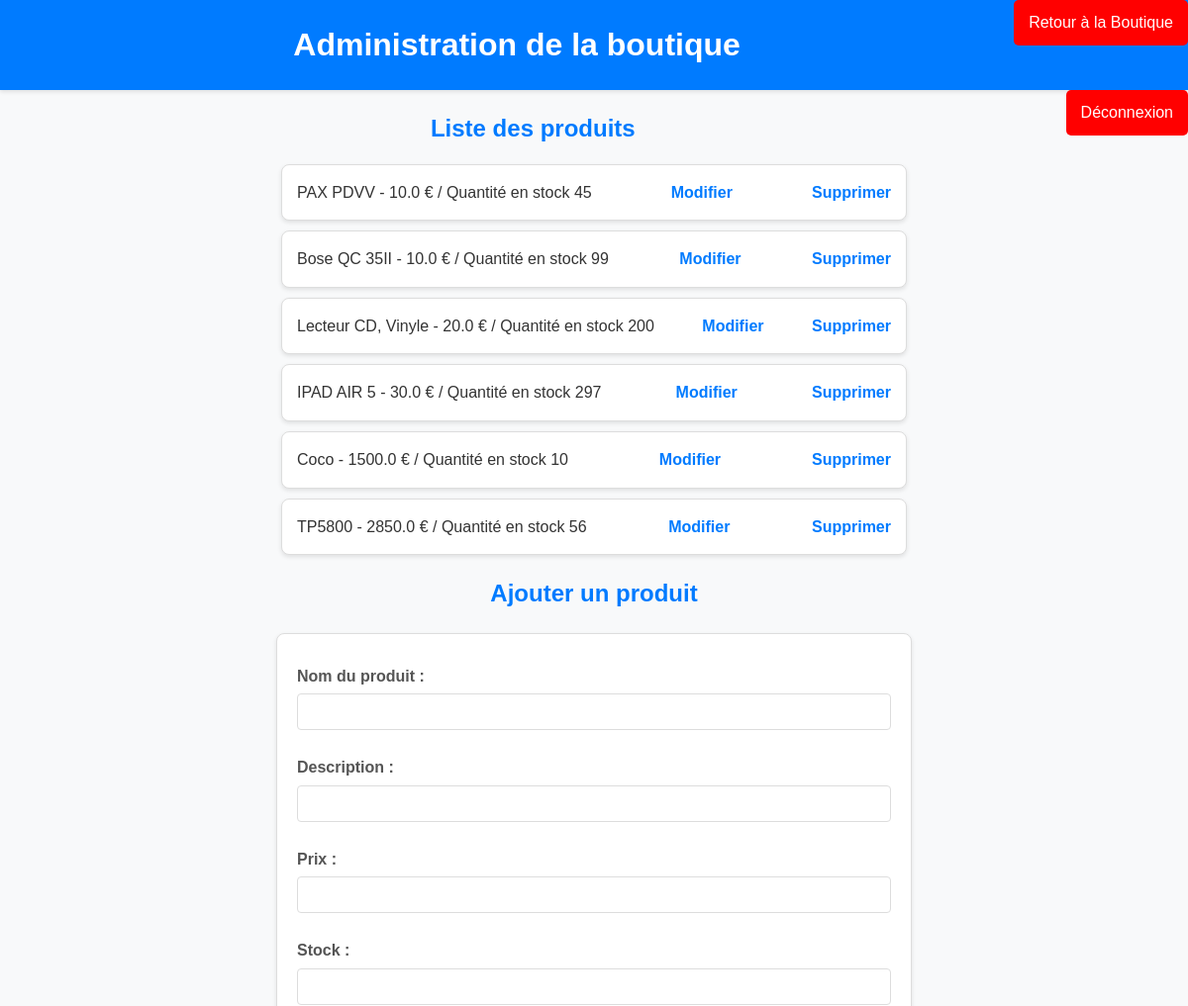
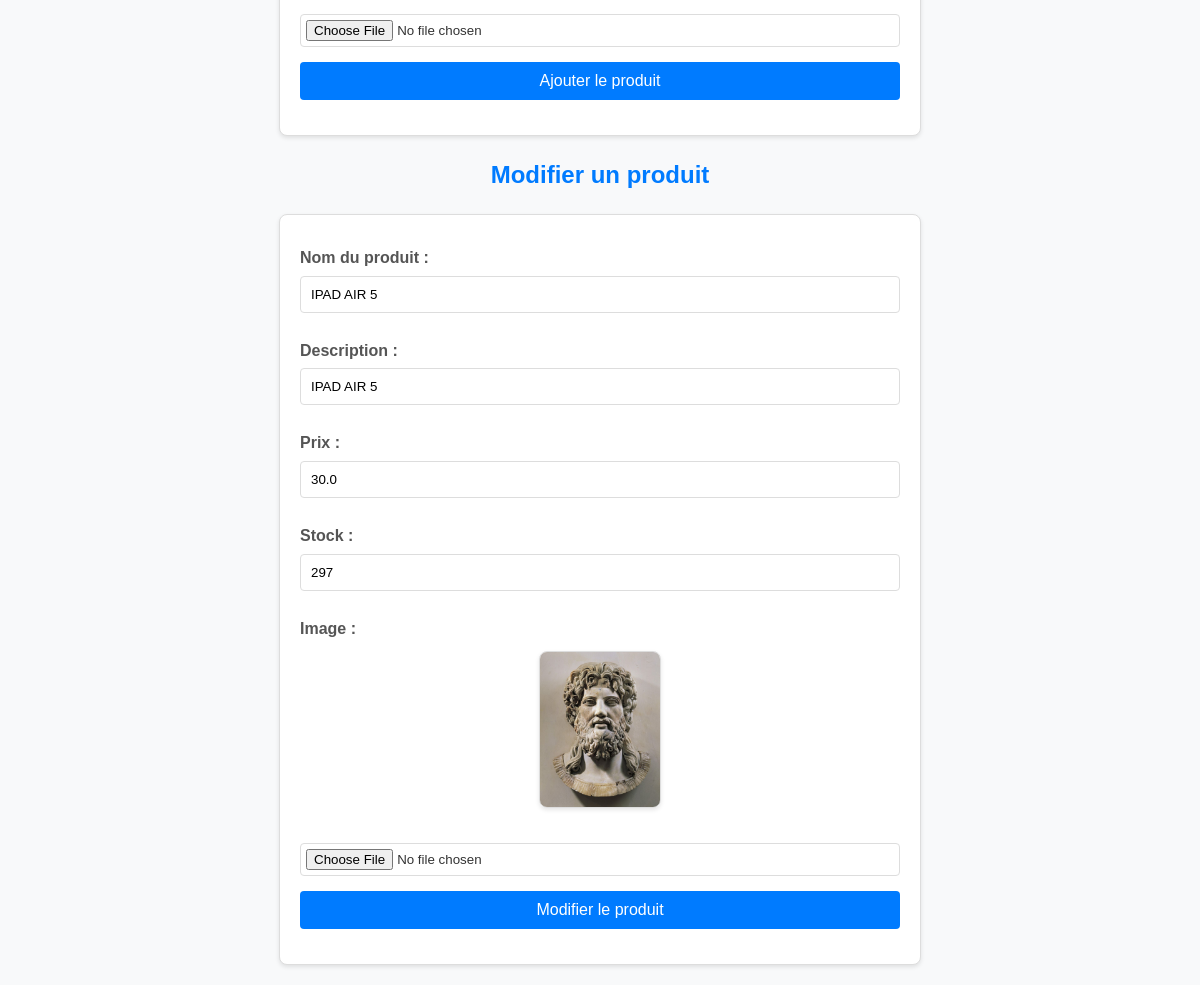
Screenshot of /modifier/4 (signed in) with the database file from the repository (2 pictures, top to bottom).
### app.py (models this page shows)
class Produit(db.Model):
    id = db.Column(db.Integer, primary_key=True)
    nom = db.Column(db.String(100), nullable=False)
    description = db.Column(db.String(200), nullable=True)
    prix = db.Column(db.Float, nullable=False)
    stock = db.Column(db.Integer, nullable=False)
    image_url = db.Column(db.String(255), nullable=True)

### app.py (the view, shortened to what this page needs)
@app.route('/modifier/<int:id>', methods=['GET', 'POST'])
@login_required
def modifier_produit(id):
    produit = Produit.query.get_or_404(id)
    produits = Produit.query.all()
    return render_template('admin.html', produits=produits, produit_modifie=produit)

### app.py (called while the page is built)
def login_required(f):
    @wraps(f)
    def decorated_function(*args, **kwargs):
        if 'utilisateur_id' not in session:
            flash("Vous devez être connecté pour accéder à cette page.", "danger")
            return redirect(url_for('login'))
        return f(*args, **kwargs)
    return decorated_function

### templates/admin.html (shortened to what this page needs)
<!DOCTYPE html>
<html lang="fr">
<head>
    <link rel="stylesheet" href="{{ url_for('static', filename='css/styleAdmin.css') }}">
</head>
<body>
    <header>
        <div>
        <a href="{{ url_for('index') }}" class="btn-home" style="float: right; background-color: red; color: white; padding: 10px 15px; text-decoration: none; border-radius: 5px;">
            Retour à la Boutique
        </a>
        <h1>Administration de la boutique</h1>
        <a href="{{ url_for('logout') }}" class="btn-deconnexion" style="float: right; background-color: red; color: white; padding: 10px 15px; text-decoration: none; border-radius: 5px;">
            Déconnexion
        </a>
        </div>
    </header>
    <h2>Liste des produits</h2>
    <ul>
        {% for produit in produits %}
            <li>
                {{ produit.nom }} - {{ produit.prix }} €  / Quantité en stock {{ produit.stock }}
                <a href="{{ url_for('modifier_produit', id=produit.id) }}">Modifier</a>
                <a href="{{ url_for('supprimer_produit', id=produit.id) }}">Supprimer</a>
            </li>
        {% endfor %}
    </ul>
    <h2>Ajouter un produit</h2>
    <form method="POST" action="/ajouter" enctype="multipart/form-data">
        <label for="nom">Nom du produit :</label>
        <input type="text" id="nom" name="nom" required><br>
        <label for="description">Description :</label>
        <input type="text" id="description" name="description"><br>
        <label for="prix">Prix :</label>
        <input type="number" step="0.01" id="prix" name="prix" required><br>
        <label for="stock">Stock :</label>
        <input type="number" id="stock" name="stock" required><br>
        <input type="file" name="image">
        <button type="submit">Ajouter le produit</button>
    </form>
    <h2>Modifier un produit</h2>
    {% if produit_modifie %}
    <form method="POST" action="{{ url_for('modifier_produit', id=produit_modifie.id) }}" enctype="multipart/form-data" onsubmit="return confirmerModification()">
        <label for="nom">Nom du produit :</label>
        <input type="text" id="nom" name="nom" value="{{ produit_modifie.nom }}" required><br>
        <label for="description">Description :</label>
        <input type="text" id="description" name="description" value="{{ produit_modifie.description }}"><br>
        <label for="prix">Prix :</label>
        <input type="number" step="0.01" id="prix" name="prix" value="{{ produit_modifie.prix }}" required><br>
        <label for="stock">Stock :</label>
        <input type="number" id="stock" name="stock" value="{{ produit_modifie.stock }}" required><br>
        <label for="image">Image :</label>
        <img width="20%" height="auto" src="{{ produit_modifie.image_url or '/static/images/default.jpg' }}" alt="Image de {{ produit_modifie.nom }}" class="image-produit"><br>
        <input type="file" id="image" name="image"><br>
        <button type="submit">Modifier le produit</button>
    </form>
    {% endif %}
</body>
</html>

### static/css/styleAdmin.css (style rules this page uses)
body { font-family: Arial, sans-serif; line-height: 1.6; margin: 0; padding: 0; background-color: #f8f9fa; color: #333; }
h1 { text-align: center; background-color: #007bff; color: white; padding: 20px; margin: 0; box-shadow: 0 2px 4px rgba(0, 0, 0, 0.1); }
h2 { color: #007bff; margin: 20px 0 10px; text-align: center; }
ul { list-style: none; padding: 0; }
ul li { background: white; margin: 10px auto; padding: 15px; border: 1px solid #ddd; border-radius: 8px; display: flex; justify-content: space-between; align-items: center; max-width: 600px; box-shadow: 0 2px 4px rgba(0, 0, 0, 0.1); }
ul li a { text-decoration: none; color: #007bff; font-weight: bold; margin-left: 10px; }
form { background: white; padding: 20px; margin: 20px auto; border: 1px solid #ddd; border-radius: 8px; max-width: 600px; box-shadow: 0 2px 4px rgba(0, 0, 0, 0.1); }
form label { display: block; margin: 10px 0 5px; font-weight: bold; color: #555; }
form input, form button { width: 100%; padding: 10px; margin-bottom: 15px; border: 1px solid #ddd; border-radius: 4px; box-sizing: border-box; }
form input[type="file"] { padding: 5px; }
form button { background-color: #007bff; color: white; border: none; cursor: pointer; font-size: 16px; }
.image-produit { display: block; margin: 10px auto; border: 1px solid #ddd; border-radius: 8px; box-shadow: 0 2px 4px rgba(0, 0, 0, 0.1); }

### rows the page displays
Produit: nom "PAX PDVV", prix "10.0", stock "45"
Produit: nom "Bose QC 35II", prix "10.0", stock "99"
Produit: nom "Lecteur CD, Vinyle", prix "20.0", stock "200"
Produit: nom "IPAD AIR 5", prix "30.0", stock "297", description "IPAD AIR 5", image_url (picture)
Produit: nom "Coco", prix "1500.0", stock "10"
Produit: nom "TP5800", prix "2850.0", stock "56"
